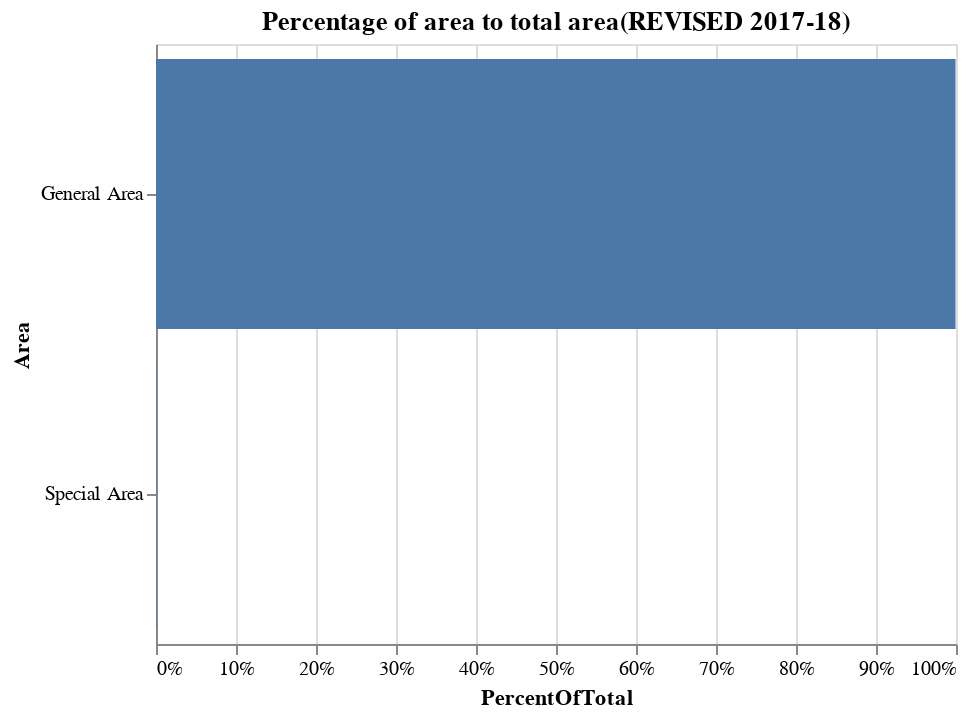

The cell this chart's notebook holds for it:
### Code cell
alt.Chart(groupby_Area).mark_bar().encode(
    alt.X('PercentOfTotal:Q', axis=alt.Axis(format='.0%')),
    y='Area:N'
).transform_window(
    TotalArea='sum(REVISED_2017_18)',
    frame=[None, None]
).transform_calculate(
    PercentOfTotal="datum.REVISED_2017_18/datum.TotalArea"
).properties(
    title='Percentage of area to total area(REVISED 2017-18)'
).interactive()

### Figure 1 — Vega-Lite specification as saved in the notebook (floating-point values rounded to 4 significant figures)
{"$schema": "https://vega.github.io/schema/vega-lite/v2.6.0.json", "config": {"view": {"height": 300, "width": 400}}, "data": {"name": "data-01b9c309c27e1268fb9daca02e5d85c0"}, "datasets": {"data-01b9c309c27e1268fb9daca02e5d85c0": [{"#": 381371, "ACTUALS_2016_17": 5307000.0, "Area": "General Area", "BUDGET_2017_18": 8463000.0, "BUDGET_2018_19": 9066000.0, "Object Head": 0, "REVISED_2017_18": 7036000.0, "Voucher Head": 0}, {"#": 34045, "ACTUALS_2016_17": 8058.0, "Area": "Special Area", "BUDGET_2017_18": 10440.0, "BUDGET_2018_19": 1571.0, "Object Head": 0, "REVISED_2017_18": 3887.0, "Voucher Head": 0}]}, "encoding": {"x": {"axis": {"format": ".0%"}, "field": "PercentOfTotal", "type": "quantitative"}, "y": {"field": "Area", "type": "nominal"}}, "mark": "bar", "selection": {"selector005": {"bind": "scales", "encodings": ["x", "y"], "mark": {"fill": "#333", "fillOpacity": 0.125, "stroke": "white"}, "on": "[mousedown, window:mouseup] > window:mousemove!", "resolve": "global", "translate": "[mousedown, window:mouseup] > window:mousemove!", "type": "interval", "zoom": "wheel!"}}, "title": "Percentage of area to total area(REVISED 2017-18)", "transform": [{"frame": [null, null], "window": [{"as": "TotalArea", "field": "REVISED_2017_18", "op": "sum"}]}, {"as": "PercentOfTotal", "calculate": "datum.REVISED_2017_18/datum.TotalArea"}]}
